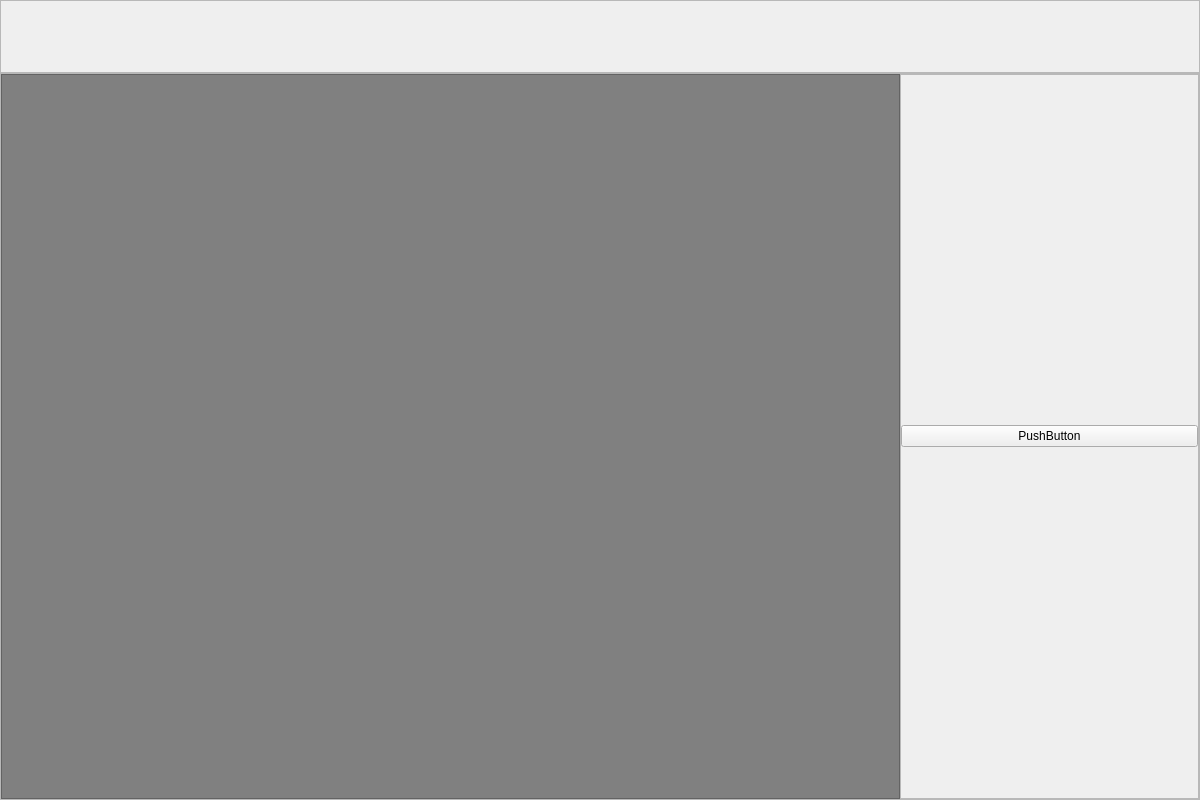
<?xml version="1.0" encoding="UTF-8"?>
<ui version="4.0">
 <class>MainWindow</class>
 <widget class="QMainWindow" name="MainWindow">
  <property name="geometry">
   <rect>
    <x>0</x>
    <y>0</y>
    <width>1200</width>
    <height>800</height>
   </rect>
  </property>
  <property name="minimumSize">
   <size>
    <width>1200</width>
    <height>800</height>
   </size>
  </property>
  <property name="windowTitle">
   <string>MainWindow</string>
  </property>
  <property name="styleSheet">
   <string notr="true"/>
  </property>
  <widget class="QWidget" name="centralWidget">
   <layout class="QVBoxLayout" name="verticalLayout_2" stretch="1,10">
    <property name="spacing">
     <number>0</number>
    </property>
    <property name="leftMargin">
     <number>0</number>
    </property>
    <property name="topMargin">
     <number>0</number>
    </property>
    <property name="rightMargin">
     <number>0</number>
    </property>
    <property name="bottomMargin">
     <number>0</number>
    </property>
    <item>
     <widget class="QFrame" name="status">
      <property name="frameShape">
       <enum>QFrame::StyledPanel</enum>
      </property>
      <property name="frameShadow">
       <enum>QFrame::Raised</enum>
      </property>
      <layout class="QHBoxLayout" name="horizontalLayout_2"/>
     </widget>
    </item>
    <item>
     <widget class="QFrame" name="main">
      <property name="frameShape">
       <enum>QFrame::StyledPanel</enum>
      </property>
      <property name="frameShadow">
       <enum>QFrame::Raised</enum>
      </property>
      <layout class="QHBoxLayout" name="horizontalLayout" stretch="3,1">
       <property name="spacing">
        <number>0</number>
       </property>
       <property name="leftMargin">
        <number>0</number>
       </property>
       <property name="topMargin">
        <number>0</number>
       </property>
       <property name="rightMargin">
        <number>0</number>
       </property>
       <property name="bottomMargin">
        <number>0</number>
       </property>
       <item>
        <widget class="QFrame" name="anti_colli_show">
         <property name="styleSheet">
          <string notr="true">background: gray;</string>
         </property>
         <property name="frameShape">
          <enum>QFrame::StyledPanel</enum>
         </property>
         <property name="frameShadow">
          <enum>QFrame::Raised</enum>
         </property>
         <layout class="QGridLayout" name="gridLayout_2"/>
        </widget>
       </item>
       <item>
        <widget class="QFrame" name="crane_show">
         <property name="frameShape">
          <enum>QFrame::StyledPanel</enum>
         </property>
         <property name="frameShadow">
          <enum>QFrame::Raised</enum>
         </property>
         <layout class="QGridLayout" name="gridLayout">
          <property name="leftMargin">
           <number>0</number>
          </property>
          <property name="topMargin">
           <number>0</number>
          </property>
          <property name="rightMargin">
           <number>0</number>
          </property>
          <property name="bottomMargin">
           <number>0</number>
          </property>
          <property name="spacing">
           <number>0</number>
          </property>
          <item row="0" column="0">
           <widget class="QPushButton" name="pushButton">
            <property name="text">
             <string>PushButton</string>
            </property>
           </widget>
          </item>
         </layout>
        </widget>
       </item>
      </layout>
     </widget>
    </item>
   </layout>
  </widget>
 </widget>
 <layoutdefault spacing="6" margin="11"/>
 <resources/>
 <connections/>
</ui>
